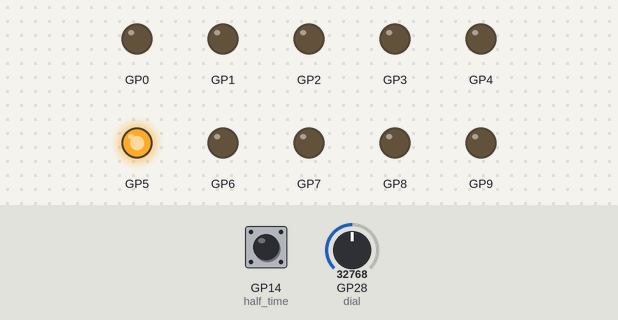
Bench run of a program on a simulated Raspberry Pi Pico running MicroPython. Parts: output pins drawn as LEDs (lit = HIGH). Inputs (shaded band) come from the test bench; at power-on: GP28 (dial) = 32768, GP14 (half_time) LOW (analog values on the 0–65535 scale). Random numbers come from a fixed seed.

Above: at 1.2 s.
1.3 s: GP28 (dial) set to 7864
At 2.1 s:
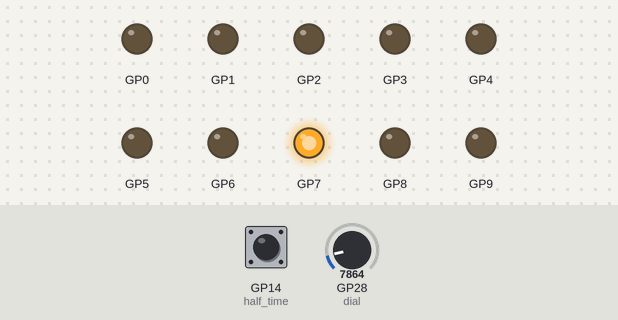
4.3 s: GP28 (dial) set to 7136
At 4.8 s:
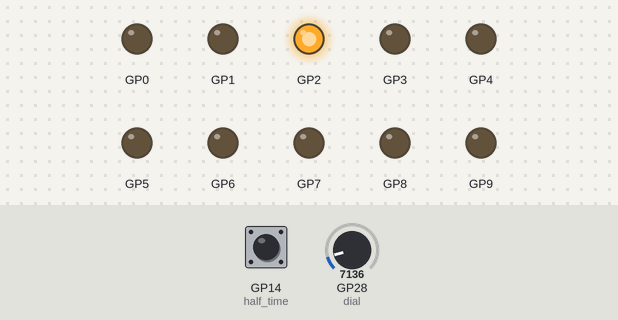
7.3 s: GP28 (dial) set to 6256
At 9.1 s:
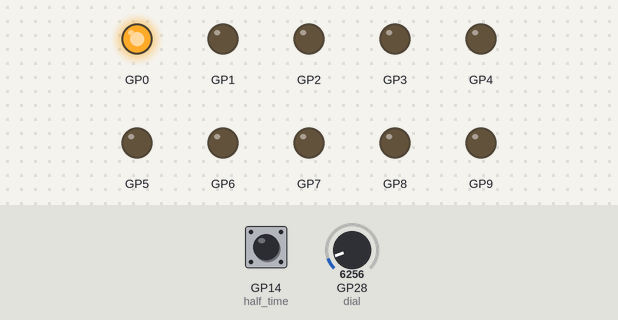
9.2 s: GP28 (dial) set to 0
12.2 s: GP14 (half_time) pulled HIGH for 0.15 s
Timing chart, 0 to 16.2 s (numbered marks = the images above; inputs shaded):
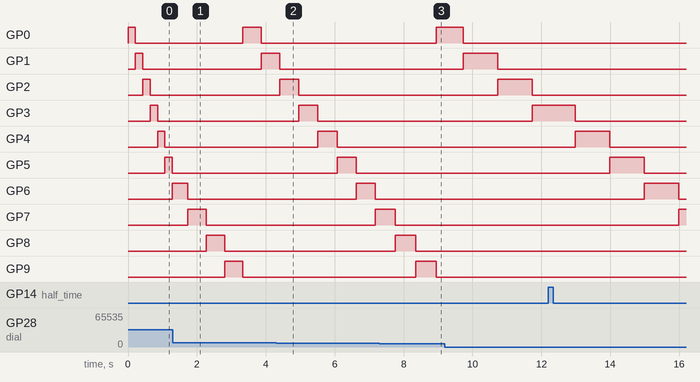

Measured:
- the behaviour switches between 6512 and 6496 on GP28 (dial) (found by bisection; images 2 and 3)

The program:

light_show.py
```python
from machine import Pin, ADC
from random import randint
from time import sleep

# initialize all pins
NUMBER_OF_LEDS = 10
leds = []
for i in range(NUMBER_OF_LEDS):
    leds.append(Pin(i, Pin.OUT))

dial = ADC(28)
half_time = Pin(14, Pin.IN, Pin.PULL_DOWN)
reset_button = Pin(13, Pin.IN, Pin.PULL_DOWN)
current_pin = 0
reverse = False
reset = False

def blink_LED(pin):
    leds[pin].value(1)
    delay_time()
    leds[pin].value(0)

# converts ADC output to how long a beat is in seconds
def bpm_conversion(value):
    bpm = 220 * (value / 65535) + 30
    if half_time.value() == 1:
        return 60 / bpm
    else:
        return 30 / bpm

# 4ppqn
def delay_time():
    # running this line four times to improve responsiveness
    sleep(bpm_conversion(dial.read_u16()) / 4)
    sleep(bpm_conversion(dial.read_u16()) / 4)
    sleep(bpm_conversion(dial.read_u16()) / 4)
    sleep(bpm_conversion(dial.read_u16()) / 4)

# go though each LED from 0 to 9
def forward_sequence():
    global current_pin
    blink_LED(current_pin)
    if current_pin == NUMBER_OF_LEDS - 1:
        current_pin = 0
    else:
        current_pin += 1

# go through each LED 0 through 9 then back to 1
def knight_rider():
    global current_pin
    global reverse
    blink_LED(current_pin)
    # there probably exists a better way to write this
    if reverse and current_pin > 0:
        current_pin -= 1
    elif current_pin == NUMBER_OF_LEDS - 1:
        reverse = True
        current_pin -= 1
    elif current_pin == 0:
        reverse = False
        current_pin += 1
    else:
        current_pin += 1

# randomly select LEDs
def random_sequence():
    rand = randint(0, NUMBER_OF_LEDS - 1)
    blink_LED(rand)

# resets the sequence
def button_handler(pin):
    global reset
    reset = True

reset_button.irq(trigger=Pin.IRQ_RISING, handler=button_handler)

while True:
    if reset:
        current_pin = 0
        reset = False
    forward_sequence()
```
